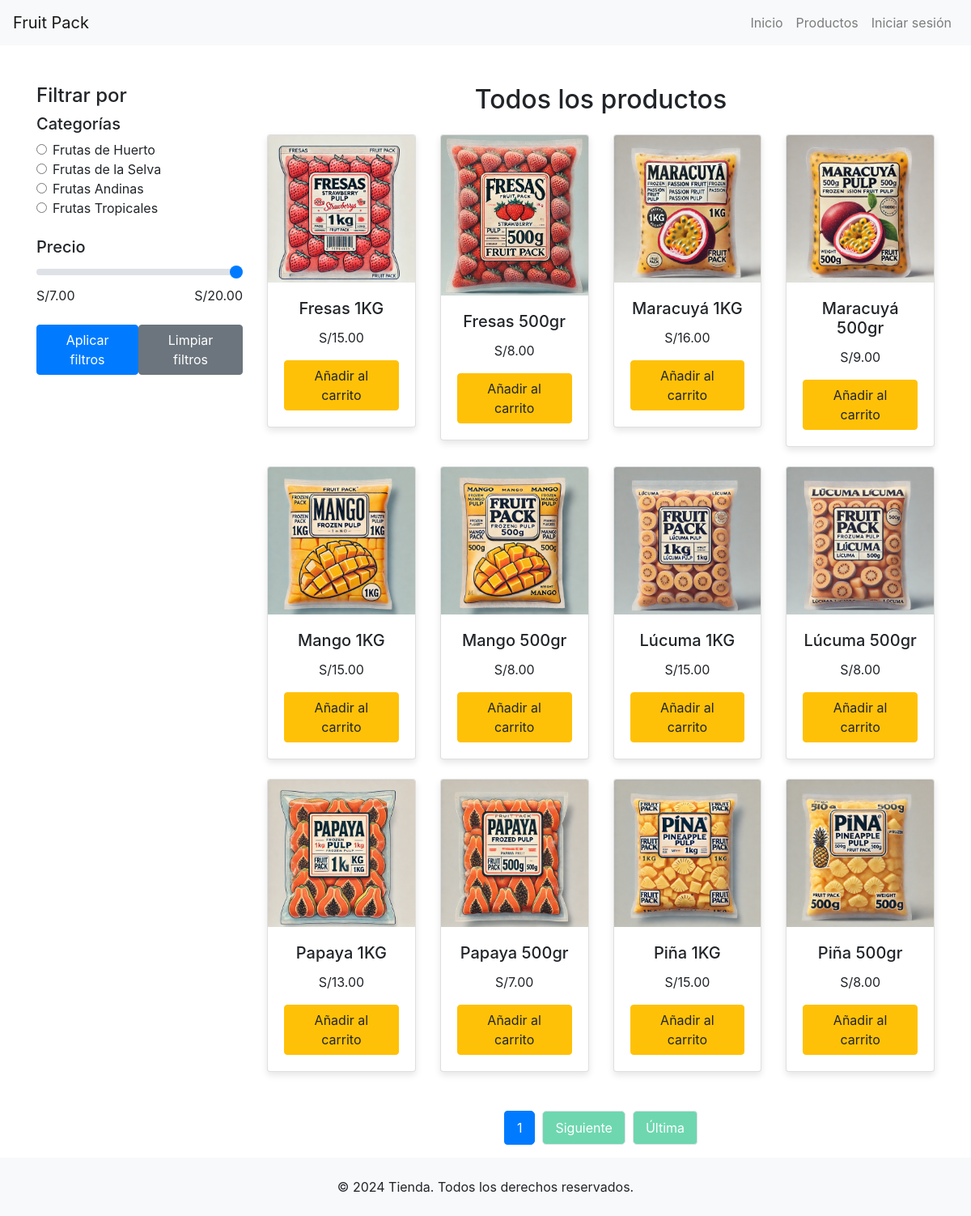
/productos/, run on the app's committed database.
### pp2/models.py (models this page shows, shortened)
class Producto(models.Model):
    nombre = models.CharField(max_length=100)
    descripcion = models.TextField()
    precio = models.DecimalField(max_digits=10, decimal_places=2)
    stock = models.IntegerField()
    imagen = models.ImageField(upload_to='productos/', blank=True, null=True)
    disponible = models.BooleanField(default=True)
    categoria = models.ForeignKey(Categoria, on_delete=models.CASCADE)

### pp2/views.py (the view)
# urls.py: path('productos/', views.productos, name='productos'),
def productos(request):
    productos = Producto.objects.filter(disponible=True)
    categoria = request.GET.get('categoria')
    if categoria:
        productos = productos.filter(categoria__nombre=categoria)
        categoria_seleccionada = categoria
    else:
        categoria_seleccionada = None
    precio = request.GET.get('precio')
    if precio and categoria_seleccionada:  # Solo aplicar el filtro de precio si hay una categoría
        productos = productos.filter(precio__lte=precio)
    paginator = Paginator(productos, 12)
    page_number = request.GET.get('page')
    page_obj = paginator.get_page(page_number)
    return render(request, 'productos.html', {'page_obj': page_obj, 'categoria_seleccionada': categoria_seleccionada})

### pp2/templates/productos.html (shortened to what this page needs)
{% load static %}
<!DOCTYPE html>
<html lang="es">
<head>
    <link rel="stylesheet" href="{% static 'css/productos.css' %}">
    <link rel="stylesheet" href="https://stackpath.bootstrapcdn.com/bootstrap/4.5.2/css/bootstrap.min.css">
</head>
<body>
    <header>
        <nav class="navbar navbar-expand-lg navbar-light bg-light">
            <a class="navbar-brand" href="{% url 'inicio' %}">Fruit Pack</a>
            <div class="collapse navbar-collapse" id="navbarNav">
                <ul class="navbar-nav ml-auto">
                    <li class="nav-item">
                        <a class="nav-link" href="{% url 'inicio' %}">Inicio</a>
                    </li>
                    <li class="nav-item">
                        <a class="nav-link" href="{% url 'productos' %}">Productos</a>
                    </li>
                    {% if user.is_authenticated %}
                        <li class="nav-item">
                            <a class="nav-link" href="{% url 'mi_cuenta' %}">Mi Cuenta</a>
                        </li>
                        <li class="nav-item">
                            <a class="nav-link" href="{% url 'salir' %}">Cerrar Sesión</a>
                        </li>
                    {% else %}
                        <li class="nav-item">
                            <a class="nav-link" href="{% url 'login' %}">Iniciar sesión</a>
                        </li>
                    {% endif %}
                </ul>
            </div>
        </nav>
    </header>
    <section class="container mt-5">
        <div class="row">
            <aside class="col-md-3">
                <h4>Filtrar por</h4>
                <form method="GET" action="{% url 'productos' %}">
                    <div class="mb-4">
                        <h5>Categorías</h5>
                        <div class="form-check">
                            <input class="form-check-input" type="radio" name="categoria" value="Frutas de Huerto" id="frutasHuerto" {% if request.GET.categoria == "Frutas de Huerto" %}checked{% endif %}>
                            <label class="form-check-label" for="frutasHuerto">Frutas de Huerto</label>
                        </div>
                        <div class="form-check">
                            <input class="form-check-input" type="radio" name="categoria" value="Frutas de la Selva" id="frutasSelva" {% if request.GET.categoria == "Frutas de la Selva" %}checked{% endif %}>
                            <label class="form-check-label" for="frutasSelva">Frutas de la Selva</label>
                        </div>
                        <div class="form-check">
                            <input class="form-check-input" type="radio" name="categoria" value="Frutas Andinas" id="frutasAndinas" {% if request.GET.categoria == "Frutas Andinas" %}checked{% endif %}>
                            <label class="form-check-label" for="frutasAndinas">Frutas Andinas</label>
                        </div>
                        <div class="form-check">
                            <input class="form-check-input" type="radio" name="categoria" value="Frutas Tropicales" id="frutasTropicales" {% if request.GET.categoria == "Frutas Tropicales" %}checked{% endif %}>
                            <label class="form-check-label" for="frutasTropicales">Frutas Tropicales</label>
                        </div>
                    </div>
                     <div class="mb-4">
                        <h5>Precio</h5>
                        <input type="range" class="custom-range" id="precio" name="precio" min="7" max="20" value="{{ request.GET.precio|default:60 }}">
                        <div class="d-flex justify-content-between">
                            <span>S/7.00</span>
                            <span>S/20.00</span>
                        </div>
                    </div>
                    <div class="d-flex justify-content-between">
                        <button type="submit" class="btn btn-primary">Aplicar filtros</button>
                        <a href="{% url 'productos' %}" class="btn btn-secondary">Limpiar filtros</a>
                    </div>
                </form>
            </aside>
            <div class="col-md-9">
                <h2 class="text-center mb-4">Todos los productos</h2>
                <div class="row">
                    {% for producto in page_obj %}
                        <div class="col-md-3 mb-4">
                            <div class="card">
                                <img src="{% if 'producto.imagen' %}{{ producto.imagen.url }}{% else %}{% static 'img/productos/default-image.png' %}{% endif %}" class="card-img-top" alt="{{ producto.nombre }}">
                                <div class="card-body text-center">
                                    <h5 class="card-title">{{ producto.nombre }}</h5>
                                    <p class="card-text">S/{{ producto.precio }}</p>
                                    <form method="POST" action="{% url 'crear_pedido' producto.id %}">
                                        {% if user.is_authenticated %}
                                            <button type="submit" class="btn btn-primary">Añadir al carrito</button>
                                        {% else %}
                                            <a href="{% url 'login' %}?next={% url 'crear_pedido' producto.id %}" class="btn btn-warning">Añadir al carrito</a>
                                        {% endif %}
                                    </form>
                                </div>
                            </div>
                        </div>
                    {% endfor %}
                </div>
                <nav aria-label="Page navigation" class="d-flex justify-content-center mt-4">
                    <ul class="pagination">
                        <li class="page-item active">
                            <a class="page-link" href="#">{{ page_obj.number }}</a>
                        </li>
                        {% if page_obj.has_next %}
                            <li class="page-item">
                                <a class="page-link" href="?page={{ page_obj.next_page_number }}&categoria={{ request.GET.categoria }}&precio={{ request.GET.precio }}">Siguiente</a>
                            </li>
                            <li class="page-item">
                                <a class="page-link" href="?page={{ page_obj.paginator.num_pages }}&categoria={{ request.GET.categoria }}&precio={{ request.GET.precio }}">Última</a>
                            </li>
                        {% endif %}
                    </ul>
                </nav>
            </div>
        </div>
    </section>
    <footer class="bg-light text-center py-4">
        <p>&copy; 2024 Tienda. Todos los derechos reservados.</p>
    </footer>
</body>
</html>

### pp2/static/css/productos.css (style rules this page uses)
body { font-family: Arial, sans-serif; }
.card { border: none; box-shadow: 0 4px 8px rgba(0, 0, 0, 0.1); transition: transform 0.2s; }
footer { background-color: #f8f9fa; padding: 20px 0; }
footer p { margin: 0; }
.pagination { display: flex; justify-content: center; padding-left: 0; list-style: none; }
.pagination li { margin: 0 5px; }
.pagination a, .pagination span { color: #fff; background-color: #6ed7b0; border-radius: 5px; padding: 10px 15px; text-decoration: none; display: inline-block; }

### data on the page
Producto: imagen (picture), nombre "Fresas 1KG", precio "15.00"
Producto: imagen (picture), nombre "Fresas 500gr", precio "8.00"
Producto: imagen (picture), nombre "Maracuyá 1KG", precio "16.00"
Producto: imagen (picture), nombre "Maracuyá 500gr", precio "9.00"
Producto: imagen (picture), nombre "Mango 1KG", precio "15.00"
Producto: imagen (picture), nombre "Mango 500gr", precio "8.00"
Producto: imagen (picture), nombre "Lúcuma 1KG", precio "15.00"
Producto: imagen (picture), nombre "Lúcuma 500gr", precio "8.00"
Producto: imagen (picture), nombre "Papaya 1KG", precio "13.00"
Producto: imagen (picture), nombre "Papaya 500gr", precio "7.00"
Producto: imagen (picture), nombre "Piña 1KG", precio "15.00"
Producto: imagen (picture), nombre "Piña 500gr", precio "8.00"

### other printed values
{{ page_obj.number }} "1"
